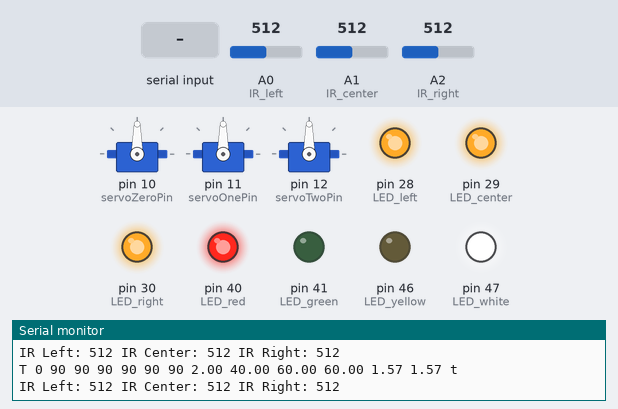
The sketch below on a simulated Arduino Mega 2560, built with avr-gcc and run on an emulated ATmega2560. Shown: 3 × servo, output pins drawn as LEDs (lit = HIGH), the last lines printed to the serial monitor. The test bench sets the inputs (shaded band); at power-on: A2 (IR_right) = 512, A0 (IR_left) = 512, A1 (IR_center) = 512.

Above: at 2.2 s.
2.3 s: "90,45,200,10,150,30\n" received over Serial
At 5.2 s:
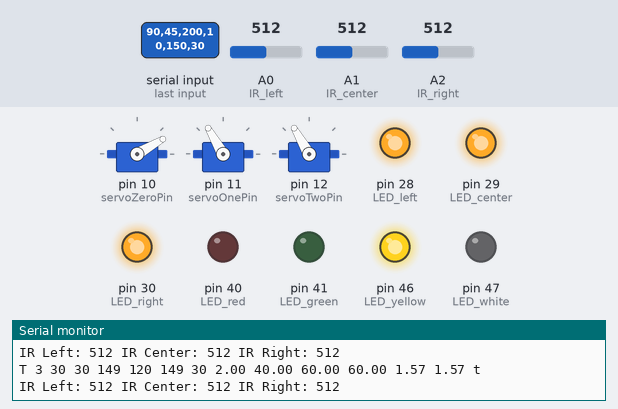
5.3 s: A2 (IR_right) set to 314
8.3 s: A2 (IR_right) set to 283
At 9.8 s:
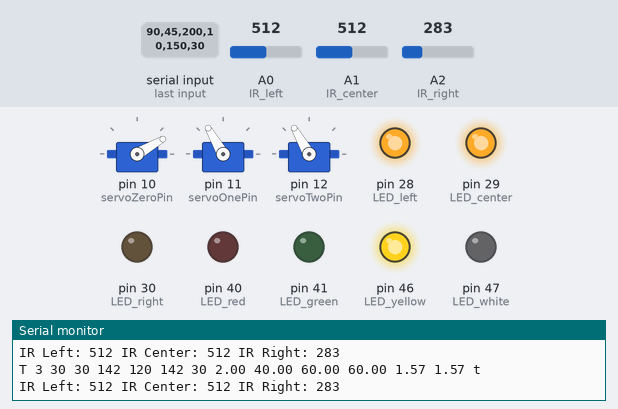
11.3 s: A0 (IR_left) set to 0
At 13.7 s:
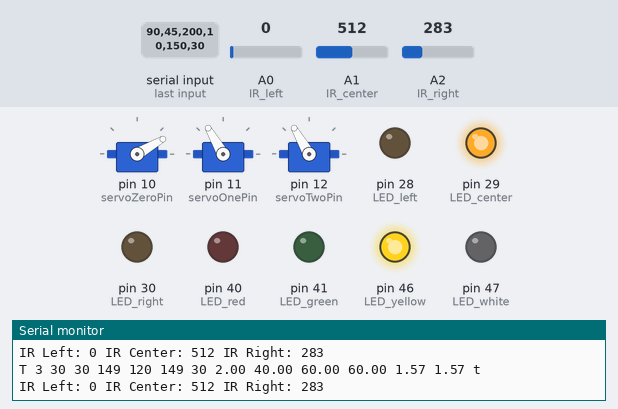
14.3 s: A1 (IR_center) set to 0
At 14.5 s:
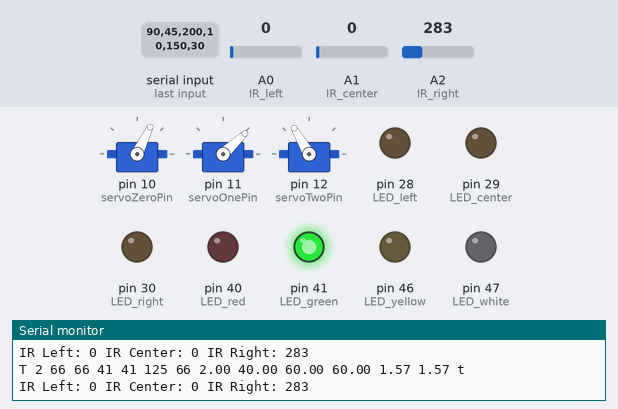
17.3 s: A0 (IR_left) set to 122
Timing chart, 0 to 24.0 s (numbered marks = the images above; inputs shaded):
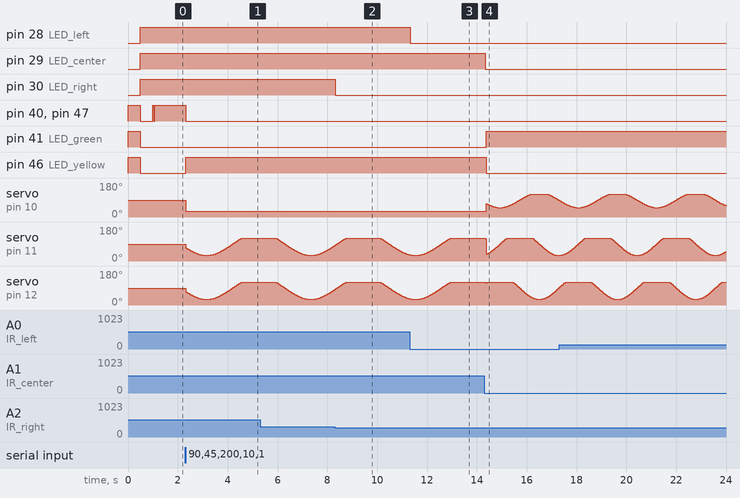

The sketch:

activeComs.ino
```cpp
#include <Servo.h>

Servo servo_0, servo_1, servo_2;

// PIN DEFINITION
const int servoZeroPin = 10;
const int servoOnePin = 11;
const int servoTwoPin = 12;

const int IR_left = A0;
const int IR_center = A1;
const int IR_right = A2;

const int LED_left = 28;
const int LED_center = 29;
const int LED_right = 30;
const int LED_red = 40;
const int LED_yellow = 46;
const int LED_green = 41;
const int LED_white = 47;

// STATE VARIABLES
// Servos
int p0 = 90, p0min = 30, p0max = 120;
int p1 = 90, p1min = 30, p1max = 120;
int p2 = 90, p2min = 30, p2max = 120;
// IR Sensors
int threshold_lateral = 300;
int threshold_center = 300;
int IR_left_val, IR_center_val, IR_right_val;
// State-Mode
const int STOP = 0;
const int TL = 1;
const int STRAIGHT = 2;
const int TR = 3;
const int CTL = 4;
const int CSTRAIGHT = 5;
const int CTR = 6;
int mode = STOP;

// GAIT PARAMETERS

//hard code SSwim parameters before optimization
float freq = 2;
float amp0 = 40;
float amp1 = 60;
float amp2 = 60;
float phase1 = 1.57;
float phase2 = 1.57; //phases are relative to phase0

float smooth_constant = 20;
float turn_duration = 1.5*6.28/freq*1000;//three cycles of CSwim at least
float turn_time;

// ------------------------------ MAIN FUNCTIONS ----------------------------------------

void setup(){
	// Setup Serial Connections
	Serial.begin(38400); // with PC via USB
	Serial1.begin(38400); // with PC via XBee
	Serial1.println("Tadpole Command, this is Tadpole.");
	// Setup Servos
	servo_0.attach(servoZeroPin);
	servo_1.attach(servoOnePin);
	servo_2.attach(servoTwoPin);
	setServos();
	// Setup LEDs
	pinMode(LED_red, OUTPUT);
	pinMode(LED_yellow, OUTPUT);
	pinMode(LED_green, OUTPUT);
	pinMode(LED_white, OUTPUT);
	pinMode(LED_left, OUTPUT);
	pinMode(LED_center, OUTPUT);
	pinMode(LED_right, OUTPUT);
	digitalWrite(LED_red, HIGH);
	digitalWrite(LED_yellow, HIGH);
	digitalWrite(LED_green, HIGH);
	digitalWrite(LED_white, HIGH);
	delay(500);
	digitalWrite(LED_red, LOW);
	digitalWrite(LED_yellow, LOW);
	digitalWrite(LED_green, LOW);
	digitalWrite(LED_white, LOW);
	digitalWrite(LED_left, HIGH);
	digitalWrite(LED_center, HIGH);
	digitalWrite(LED_right, HIGH);
	digitalWrite(13,HIGH);
	delay(500);
	digitalWrite(LED_left, LOW);
	digitalWrite(LED_center, LOW);
	digitalWrite(LED_right, LOW);
	digitalWrite(13,LOW);

}

void loop(){
	// m s0 s1 s2 f a0 a1 a2 p1 p2 = 19
	if (Serial1.available()>=19) {
		readCommand();
	}
	switch (mode) {
		case STOP: // STOP
			reset_state_lights();
			digitalWrite(LED_red, HIGH);
 			digitalWrite(LED_white, HIGH);
			break;
		case TL: // AUTO LEFT TURN (Obstacle avoidance)
			TL_func();
			break;
		case STRAIGHT: // AUTO FORWARD MOTION
			STRAIGHT_func();
			break;
		case TR: // AUTO RIGHT TURN (Obstacle avoidance)
			TR_func();
			break;
		case CTL: // MANUAL LEFT TURN
			CTL_func();
			break;
		case CSTRAIGHT: // MANUAL FORWARD MOTION
			CSTRAIGHT_func();
			break;
		case CTR: // MANUAL RIGHT TURN
			CTR_func();
			break;
		default:
			Serial.println("SOMETHING BAD HAPPENED. MODE NOT RIGHT");
			break;
	}
	read_in_sensor_vals();
	print_sensor_vals();
	set_directional_lights();
	sendStatus();
	// For debugging
	if (Serial.available()>=19) { // should adjust threshold based on command string length
		readCommand0();
		setServos();
	}
}

// --------------------- CASE/SWITCH STATE-MODE FUNCTIONS ----------------------------------------

void TL_func(){
	reset_state_lights();
	digitalWrite(LED_yellow, HIGH);
	p0 = p0max;
	CSwim();
	if ((IR_right_val < threshold_lateral)&&(IR_center_val< threshold_center)&&(millis()>turn_time)){
	//    Serial.println("From TL goto STRAIGHT");
		mode = STRAIGHT;
	}
	setServos();
}
void STRAIGHT_func(){
	reset_state_lights();
	digitalWrite(LED_green, HIGH);
	SSwim();
	if (IR_left_val>threshold_lateral){
	//    Serial.println("From STRAIGHT goto TR");
	    mode = TR;
	    turn_time = millis()+turn_duration;
	}
	if (IR_right_val>threshold_lateral){
	//    Serial.println("From STRAIGHT goto TL");
	    mode = TL;
	    turn_time = millis()+turn_duration;
	}
	if (IR_center_val>threshold_center){
	    turn_time = millis()+turn_duration;
	    if (IR_left_val > IR_right_val){
	//      Serial.println("From STRAIGHT goto TR, bc center");
	      mode = TR;
	  	} else {mode = TL;}
	}
	setServos();
}
void TR_func(){
	reset_state_lights();
	digitalWrite(LED_yellow, HIGH);
	p0 = p0min;
	CSwim();
	if ((IR_left_val < threshold_lateral)&&(IR_center_val< threshold_center)&&(millis()>turn_time)){
	//    Serial.println("From TR goto STRAIGHT");
		mode = STRAIGHT;
	}
	setServos();
}
void CTL_func(){
	reset_state_lights();
	digitalWrite(LED_yellow, HIGH);
	digitalWrite(LED_white, HIGH);
	p0 = p0max;
	CSwim();
	setServos();
}
void CSTRAIGHT_func(){
	reset_state_lights();
	digitalWrite(LED_green, HIGH);
	digitalWrite(LED_white, HIGH);
	SSwim();
	setServos();
}
void CTR_func(){
	reset_state_lights();
	digitalWrite(LED_yellow, HIGH);
	digitalWrite(LED_white, HIGH);
	p0 = p0min;
	CSwim();
	setServos();
}

void readCommand(){
	// Command "m s0 s1 s2 f a0 a1 a2 p1 p2" ex: "5 40 90 113 2 40 60 60 1.57 1.57"
	// should do more elegant scanning by having start / stop characters
	delay(1);
	byte c = 'c';
	while (c!='$'){
		c = Serial1.read();
	}
	int i = Serial1.parseInt();
	mode = constrain(i,0,6);
	// Serial1.println(String(i)+" "+String(p0));
	i = Serial1.parseInt();
	p0 = constrain(i,p0min,p0max);
	// Serial1.println(String(i)+" "+String(p0));
	i = Serial1.parseInt();
	p1 = constrain(i,p1min,p1max);
	// Serial1.println(String(i)+" "+String(p1));
	i = Serial1.parseInt();
	p2 = constrain(i,p2min,p2max);
	// Serial1.println(String(i)+" "+String(p2));
	float f = Serial1.parseFloat();
	freq = f;
	f = Serial1.parseFloat();
	amp0 = f;
	f = Serial1.parseFloat();
	amp1 = f;
	f = Serial1.parseFloat();
	amp2 = f;
	f = Serial1.parseFloat();
	phase1 = f;
	f = Serial1.parseFloat();
	phase2 = f;
}

void sendStatus(){
	// FOR HUMANS
	// Serial1.println("Mode: "+String(mode)+" || Servos Command (Actual): "+String(p0)
	// 	+" ("+String(constrain(p0,p0min,p0max))+") "+String(p1)+" ("+String(constrain(p0,p0min,p0max))+") "
	// 	+String(p2)+" ("+String(constrain(p0,p0min,p0max))+") || f: "+doubleToString(freq)+" a0: "+doubleToString(amp0)+
	// 	" a1: "+doubleToString(amp1)+" a2: "+doubleToString(amp2)+" p1: "+doubleToString(phase1)+" p2: "+doubleToString(phase2));
	// FOR COMPUTERS
	Serial1.println("T "+String(mode)+" "+String(p0)+" "+String(constrain(p0,p0min,p0max))+" "+String(p1)+" "+
			String(constrain(p1,p1min,p1max))+" "+String(p2)+" "+String(constrain(p0,p0min,p0max))+" "+
			doubleToString(freq)+" "+doubleToString(amp0)+" "+doubleToString(amp1)+" "+doubleToString(amp2)+" "+
			doubleToString(phase1)+" "+doubleToString(phase2)+" t ");
	// For debugging
	// Serial.println("Mode: "+String(mode)+" | Servos: "+String(p0)+" "+String(p1)+" "+String(p2));
	Serial.println("T "+String(mode)+" "+String(p0)+" "+String(constrain(p0,p0min,p0max))+" "+String(p1)+" "+
			String(constrain(p1,p1min,p1max))+" "+String(p2)+" "+String(constrain(p0,p0min,p0max))+" "+
			doubleToString(freq)+" "+doubleToString(amp0)+" "+doubleToString(amp1)+" "+doubleToString(amp2)+" "+
			doubleToString(phase1)+" "+doubleToString(phase2)+" t ");
}

void setServos(){
	servo_0.write(constrain(p0,p0min,p0max));
	servo_1.write(constrain(p1,p1min,p1max));
	servo_2.write(constrain(p2,p2min,p2max));
}

// --------------------- SWIMMING PATTERN FUNCTIONS ----------------------------------------
void SSwim()
{
  float time = millis()/1000.0;
  p0 = amp0*sin(freq*time)+90;//no phase offset
  p1 = amp1*sin(freq*time+phase1)+90;
  p2 = amp2*sin(freq*time+phase1+phase2)+90; //phase offset should be relative
  // p0 = constrain(p0,p0min,p0max);
  // p1 = constrain(p1,p1min,p1max);
  // p2 = constrain(p2,p2min,p2max);
}

void CSwim()//
{
  float time = millis()/1000.0;
  int amplitude_C = 60;
  float frequency_C = 1.5;
  float pos;
  p1 = amplitude_C*sin(frequency_C*time)+90.0;
  p2 = amplitude_C*sin(frequency_C*time)+90.0;
}

// ---------------------------- ADDITONAL FUNCTIONS ----------------------------------------


void read_in_sensor_vals()
{
	IR_left_val = analogRead(IR_left);
//  if ((IR_left_val>threshold_lateral)&&(IR_L_prev>threshold_lateral)){
  //  IR_L_hit = true;}
//  else{IR_L_hit = false;}
//  IR_L_prev = IR_left_val;
	IR_center_val = analogRead(IR_center);
  //if ((IR_center_val>threshold_lateral)&&(IR_C_prev>threshold_center)){
    //  IR_C_hit = true;}
//  else{IR_C_hit = false;}
  //IR_C_prev = IR_center_val;
	IR_right_val = analogRead(IR_right);
//  if ((IR_right_val>threshold_lateral)&&(IR_R_prev>threshold_lateral)){
  //    IR_R_hit = true;}
//  else{IR_R_hit = false;}
//  IR_R_prev = IR_right_val;
}

void reset_state_lights()
{
	digitalWrite(LED_red, LOW);
	digitalWrite(LED_yellow, LOW);
	digitalWrite(LED_green, LOW);
	digitalWrite(LED_white, LOW);
}

void set_directional_lights()
{
  if (IR_left_val>threshold_lateral){digitalWrite(LED_left, HIGH);}
  else{digitalWrite(LED_left, LOW);}
  if (IR_right_val>threshold_lateral){digitalWrite(LED_right, HIGH);}
  else{digitalWrite(LED_right, LOW);}
  if (IR_center_val>threshold_center){digitalWrite(LED_center, HIGH);}
  else{digitalWrite(LED_center, LOW);}
}

void print_sensor_vals()
{
  Serial.print("IR Left: ");
  Serial.print(IR_left_val);
  Serial.print(" IR Center: ");
  Serial.print(IR_center_val);
  Serial.print(" IR Right: ");
  Serial.println(IR_right_val);
}

String doubleToString(float input){ // secretly float to string
	int decimalPlaces = 2;
	if(decimalPlaces!=0){
		String string = String((int)(input*pow(10,decimalPlaces)));
		if(abs(input)<1){
			if(input>0)
				string = "0"+string;
			else if(input<0)
				string = string.substring(0,1)+"0"+string.substring(1);
			}
			return string.substring(0,string.length()-decimalPlaces)+"."+string.substring(string.length()-decimalPlaces);
		}
	else {
		return String((int)input);
	}
}

void readCommand0(){
	// Command "s0 s1 s2" ex: "40 90 113"
	delay(5);
	int i = Serial.parseInt();
	mode = constrain(i,0,3);
	Serial.println(String(i)+" "+String(p0));
	i = Serial.parseInt();
	p0 = constrain(i,30,120);
	Serial.println(String(i)+" "+String(p0));
	i = Serial.parseInt();
	p1 = constrain(i,30,120);
	Serial.println(String(i)+" "+String(p1));
	i = Serial.parseInt();
	p2 = constrain(i,30,120);
	Serial.println(String(i)+" "+String(p2));
}
```

Measured:
- the behaviour switches between 301 and 300 on A2 (IR_right) (found by bisection; images 1 and 2)
- after the input at 2.3 s, pin 40 (LED_red), pin 47 (LED_white): HIGH → LOW at once; pin 46 (LED_yellow): LOW → HIGH at once; servo on pin 10 (servoZeroPin): 90° → 30° at once
- after the input at 8.3 s, pin 30 (LED_right): HIGH → LOW at once
- after the input at 11.3 s, pin 28 (LED_left): HIGH → LOW at once
- after the input at 14.3 s, pin 29 (LED_center): HIGH → LOW at once; pin 41 (LED_green): LOW → HIGH after 0.07 s; pin 46 (LED_yellow): HIGH → LOW after 0.07 s
